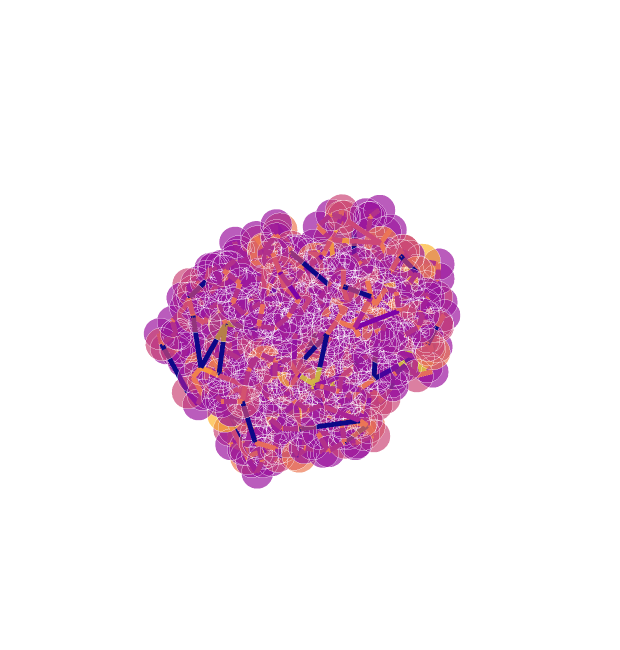

This figure's notebook cell:
### Code cell
import logging
import networkx as nx
import matplotlib.pyplot as plt
logging.getLogger("matplotlib").setLevel(logging.WARNING)
logging.getLogger("graphein").setLevel(logging.INFO)

import graphein.protein as gp

new_funcs = {"keep_hets": False,
             "edge_construction_functions": [gp.add_peptide_bonds,
                                              gp.add_hydrogen_bond_interactions,
                                              gp.add_disulfide_interactions,
                                              gp.add_ionic_interactions,
                                              gp.add_aromatic_interactions,
                                              gp.add_aromatic_sulphur_interactions,
                                              gp.add_cation_pi_interactions],
             "dssp_config": gp.DSSPConfig()
            }
config = gp.ProteinGraphConfig(**new_funcs)
g = gp.construct_graph(config=config, pdb_code='4hhb')
gp.plotly_protein_structure_graph(g, node_size_multiplier=1)

### Figure 1 — Plotly figure (JSON) as saved in the notebook; plotly's stock layout.template omitted (floating-point values rounded to 4 significant figures; data arrays with more than 128 entries replaced by an {"elided": "..."} marker saying what was removed)
{"data": [{"hoverinfo": "text+x+y+z", "marker": {"color": {"elided": "574x4 float values"}, "opacity": 0.7, "size": {"elided": "574 int values"}, "symbol": "circle"}, "mode": "markers", "text": {"elided": "574 str values"}, "type": "scatter3d", "x": {"elided": "574 float values"}, "y": {"elided": "574 float values"}, "z": {"elided": "574 float values"}}, {"hoverinfo": "text", "line": {"color": {"elided": "2052x4 float values"}, "width": 10}, "mode": "lines", "text": {"elided": "2052 str values"}, "type": "scatter3d", "x": {"elided": "2052 float values"}, "y": {"elided": "2052 float values"}, "z": {"elided": "2052 float values"}}], "layout": {"height": 650, "margin": {"t": 100}, "scene": {"xaxis": {"showbackground": false, "showgrid": false, "showline": false, "showticklabels": false, "title": {"text": ""}, "zeroline": false}, "yaxis": {"showbackground": false, "showgrid": false, "showline": false, "showticklabels": false, "title": {"text": ""}, "zeroline": false}, "zaxis": {"showbackground": false, "showgrid": false, "showline": false, "showticklabels": false, "title": {"text": ""}, "zeroline": false}}, "showlegend": false, "width": 620}}
